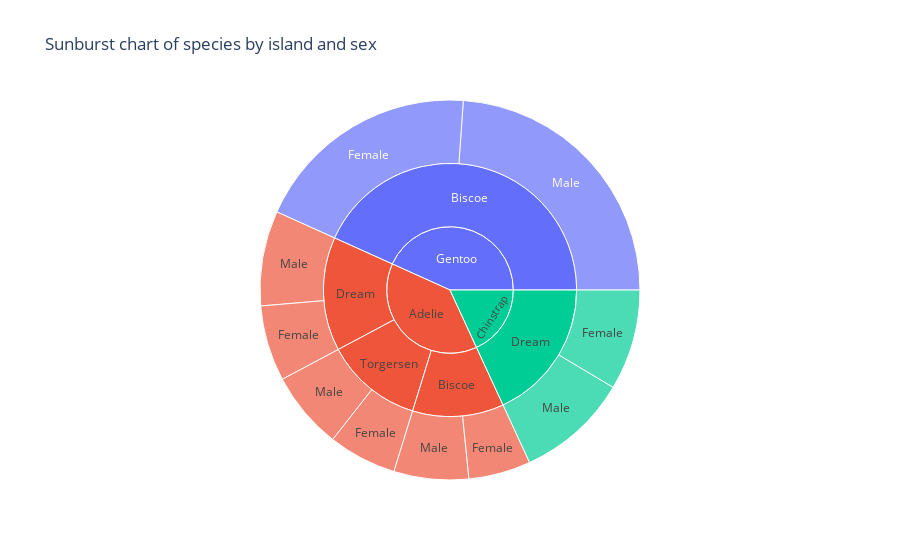

Notebook source saved alongside this figure:
### Code cell
# Drop rows with NaN in columns used in path
df_clean = df.dropna(subset=['species', 'island', 'sex'])

fig = px.sunburst(df_clean,
                  path=['species', 'island', 'sex'],
                  values='body_mass_g',
                  title='Sunburst chart of species by island and sex')
fig.show()

### Figure 1 — Plotly figure (JSON) as saved in the notebook; plotly's stock layout.template omitted (floating-point values rounded to 4 significant figures)
{"data": [{"branchvalues": "total", "domain": {"x": [0, 1], "y": [0, 1]}, "hovertemplate": "labels=%{label}<br>body_mass_g=%{value}<br>parent=%{parent}<br>id=%{id}<extra></extra>", "ids": ["Adelie/Torgersen/Male", "Adelie/Torgersen/Female", "Adelie/Biscoe/Female", "Adelie/Biscoe/Male", "Adelie/Dream/Female", "Adelie/Dream/Male", "Chinstrap/Dream/Female", "Chinstrap/Dream/Male", "Gentoo/Biscoe/Female", "Gentoo/Biscoe/Male", "Adelie/Torgersen", "Adelie/Biscoe", "Adelie/Dream", "Chinstrap/Dream", "Gentoo/Biscoe", "Adelie", "Chinstrap", "Gentoo"], "labels": ["Male", "Female", "Female", "Male", "Female", "Male", "Female", "Male", "Female", "Male", "Torgersen", "Biscoe", "Dream", "Dream", "Biscoe", "Adelie", "Chinstrap", "Gentoo"], "name": "", "parents": ["Adelie/Torgersen", "Adelie/Torgersen", "Adelie/Biscoe", "Adelie/Biscoe", "Adelie/Dream", "Adelie/Dream", "Chinstrap/Dream", "Chinstrap/Dream", "Gentoo/Biscoe", "Gentoo/Biscoe", "Adelie", "Adelie", "Adelie", "Chinstrap", "Gentoo", "", "", ""], "type": "sunburst", "values": [92800.0, 81500.0, 74120.0, 89100.0, 90300.0, 113300.0, 119900.0, 133900.0, 271400.0, 334600.0, 174300.0, 163200.0, 203600.0, 253800.0, 606000.0, 541100.0, 253800.0, 606000.0]}], "layout": {"legend": {"tracegroupgap": 0}, "title": {"text": "Sunburst chart of species by island and sex"}}}
